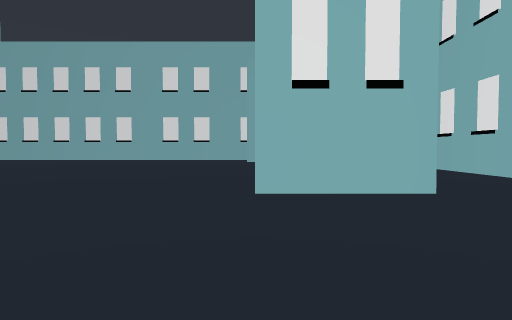
[1] (above)

20 first-person views from a walk through a level from a Godot 3-D game. The camera is 1.5 m above the floor, tilts 2° down and sees 75° across. The floor is counted in squares, 2 m on a side. Each view is taken from the middle of a square. On the plan, view 1 faces up. The plan holds only what a view shows up to about 11 squares ahead; the rest is blank. The place goes on beyond the plan. Characters and animated objects are left out.

[2]
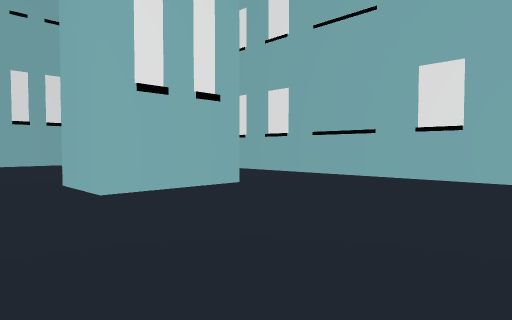

[3]
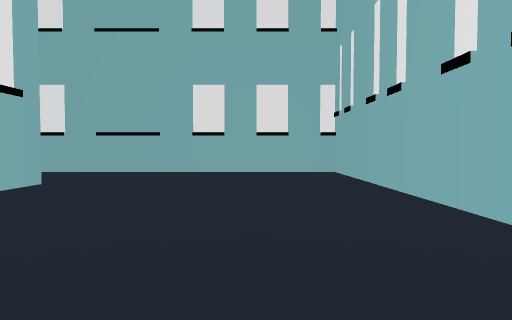

[4]
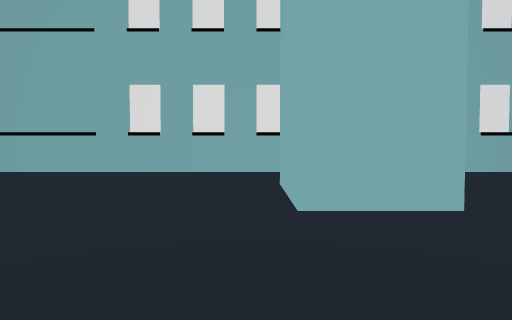

[5]
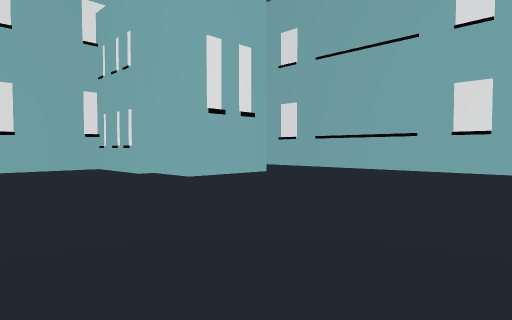

[6]
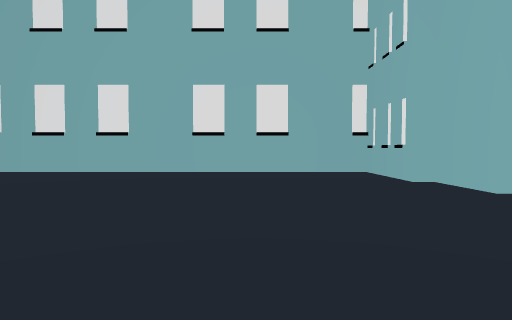

[7]
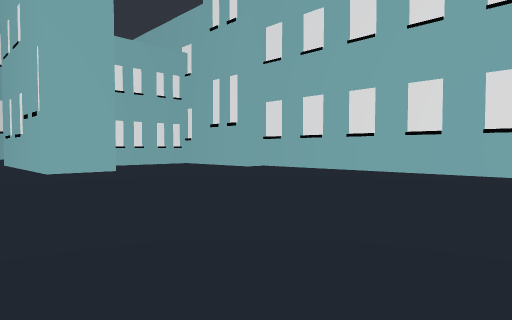

[8]
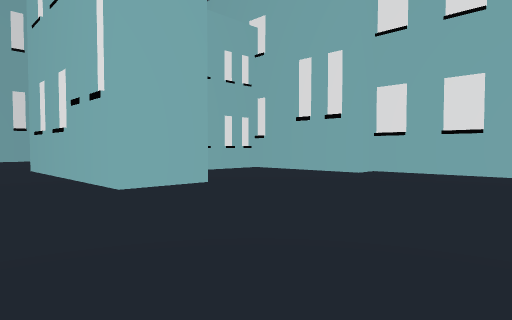

[9]
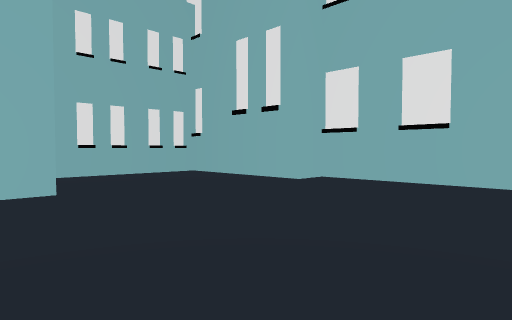

[10]
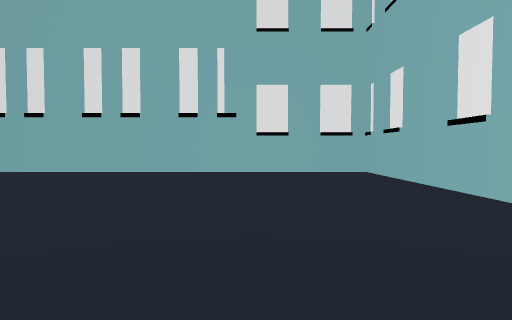

[11]
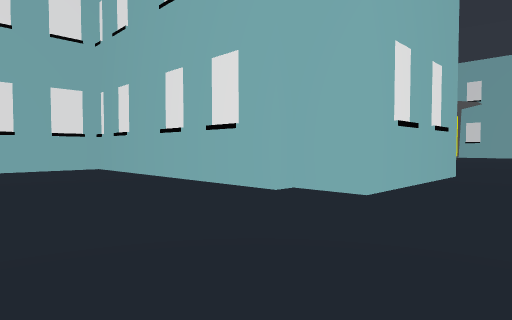

[12]
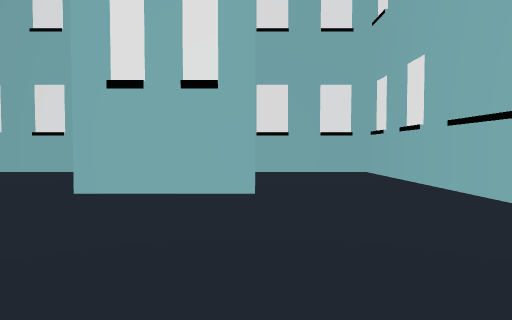

[13]
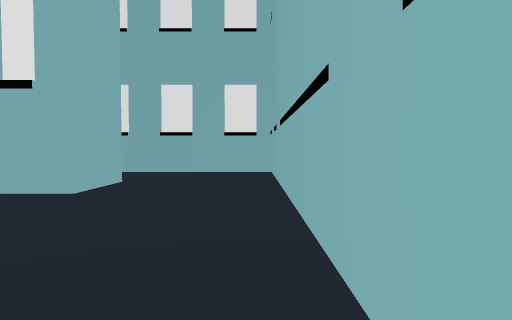

[14]
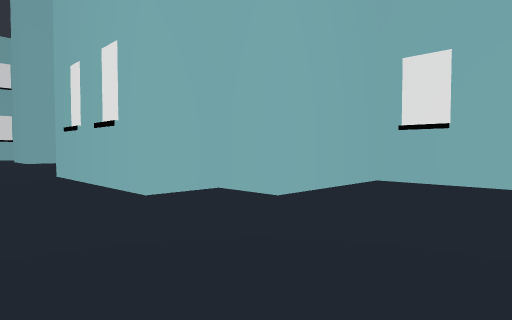

[15]
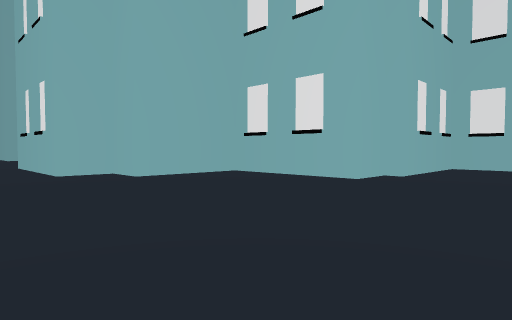

[16]
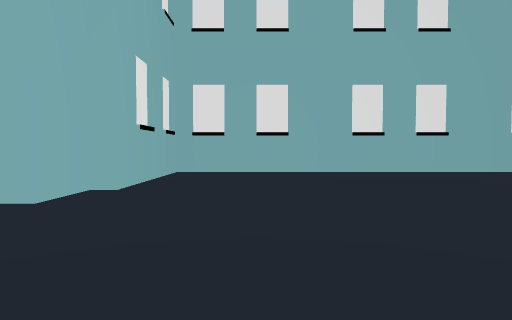

[17]
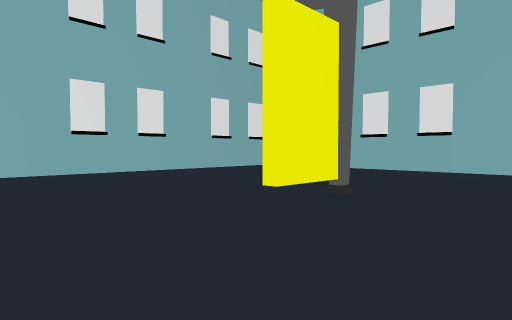

[18]
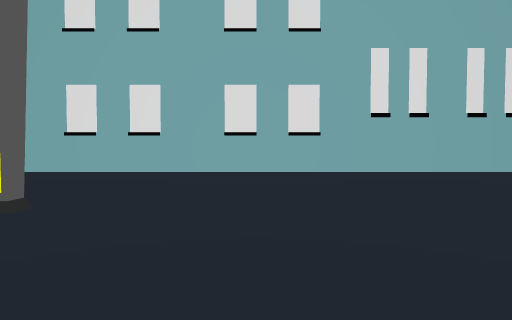

[19]
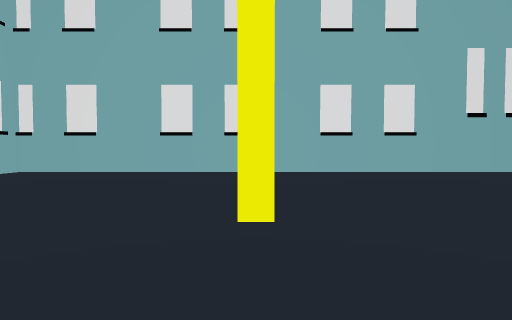

[20]
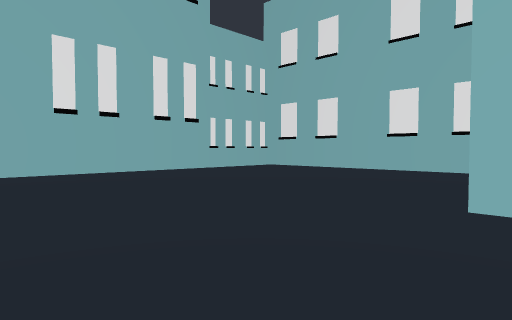

### Floor plan
Points are (right, up) in squares from view 1. A wall is a line through its corners. A room is listed if a view was taken in it or the views show most of it. See-through windows are left out.
Room 1 (views 1, 2, 3, 4, 5, 6, 7, 8, 9, 10, 11, 12, 13, 14, 15, 16, 17, 18, 19, 20)
walls: (-8.5, 7) (-8.5, -1.5) (6.5, -1.5) (6.5, 21.5) (1.8, 21.5); (-18, 15.6) (-18, 13.5) (-25, 13.5); (-20, 2) (-20, 3.5) (-15.5, 3.5) (-15.5, 7) (-14, 7) (-14, 8.5) (-9, 8.5) (-9, 7); (-21.5, 20.1) (-21.5, 16.4); (-28.2, 5.1) (-26.2, 5.1); (-0.5, 18.4) (-0.5, 21.5) (-17, 21.5) (-17, 20.5) (-21.1, 20.5); (-26.5, 20.5) (-28.1, 20.5); (3, 5.5) (0, 5.5) (0, 7.5) (3, 7.5); (3, 18.5) (3, 16.5) (0, 16.5) (0, 18.4); (-31.1, -2.5) (-20.5, -2.5) (-20.5, 2); (-34.5, 16.1) (-34.5, -2.5) (-33.8, -2.5)

Where each view was taken, in squares from view 1:
view 1: 0 up, 0 right, facing up
view 2: 0 up, 2 left, facing up-right
view 3: 1 up, 4 left, facing right
view 4: 8 up, 4 left, facing right
view 5: 9 up, 5 left, facing up-right
view 6: 11 up, 4 left, facing up
view 7: 11 up, 7 left, facing up-left
view 8: 11 up, 12 left, facing up-left
view 9: 14 up, 12 left, facing up-left
view 10: 9 up, 5 left, facing down
view 11: 11 up, 4 left, facing down-left
view 12: 11 up, 3 right, facing up
view 13: 11 up, 6 right, facing up
view 14: 11 up, 19 left, facing down-right
view 15: 11 up, 24 left, facing down-right
view 16: 8 up, 23 left, facing down
view 17: 8 up, 23 left, facing down-left
view 18: 8 up, 24 left, facing left
view 19: 5 up, 24 left, facing left
view 20: 9 up, 24 left, facing up-left
